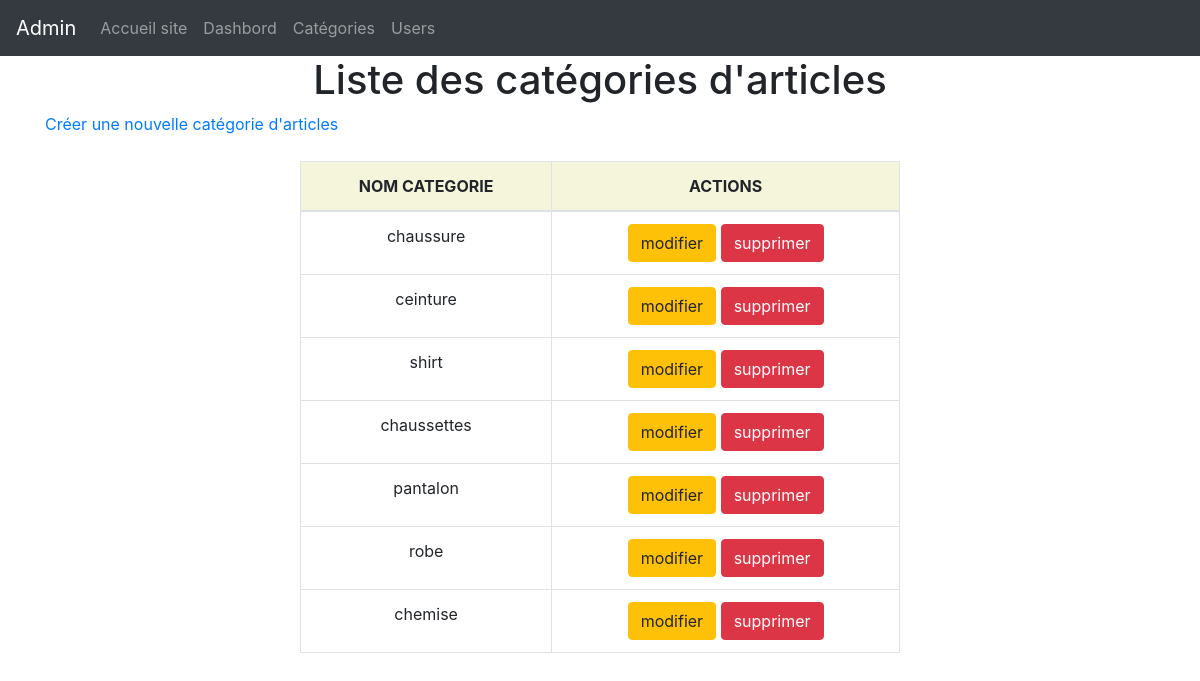
Page /admin/admin_categories.php (signed in) on the committed database.
### tables this page shows
CREATE TABLE IF NOT EXISTS `categories` (
  `id` int(11) NOT NULL AUTO_INCREMENT,
  `name` varchar(50) NOT NULL,
  PRIMARY KEY (`id`)
);

### admin/admin_categories.php (the view, shortened to what this page needs)
<?php
include("header_admin.php");
require_once("../database.php");
$maRequete = $db->prepare('SELECT * FROM categories');
$maRequete->execute();
$categories = $maRequete->fetchAll();
?>
<div class="container">
    <h1 class="text-center">Liste des catégories d'articles</h1>
    <a href="admin_category_create.php" class="m-auto">Créer une nouvelle catégorie d'articles</a>
    <div class="div-form-center">
        <table class="table table-bordered m-auto ">
            <thead >
                <th scope="col" style="background: #f5f5dc" class="text-center">NOM CATEGORIE</th>
                <th colspan="2" style="background: #f5f5dc" class="text-center">ACTIONS</th>
            </thead>
            <tbody>
            <?php foreach($categories as $categorie): ?>
                <tr>
                    <td class="text-center"><?php echo $categorie['name']; ?></td>
                    <td class="text-center">
                        <a href="admin_category_edit.php?idCategory=<?php echo $categorie["id"];?>" class="btn btn-warning ">modifier</a>
                        <a href="admin_category_delete.php?idCategory=<?php echo $categorie["id"];?>" class="btn btn-danger ">supprimer</a>
                    </td>
                </tr>
            <?php endforeach; ?>
            </tbody>
        </table>
    </div>
</div>
<?php include('footer_admin.php');?>

### css/admin.css (style rules this page uses)
.div-form-center { max-width: 600px; margin:0 auto ; margin-top: 25px; }

### rows in the picture
categories: name "chaussure"
categories: name "ceinture"
categories: name "shirt"
categories: name "chaussettes"
categories: name "pantalon"
categories: name "robe"
categories: name "chemise"
